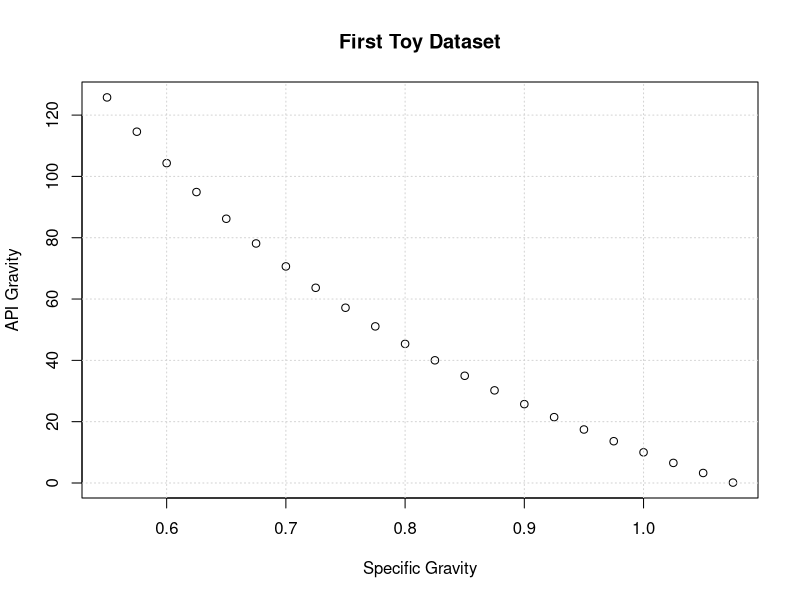
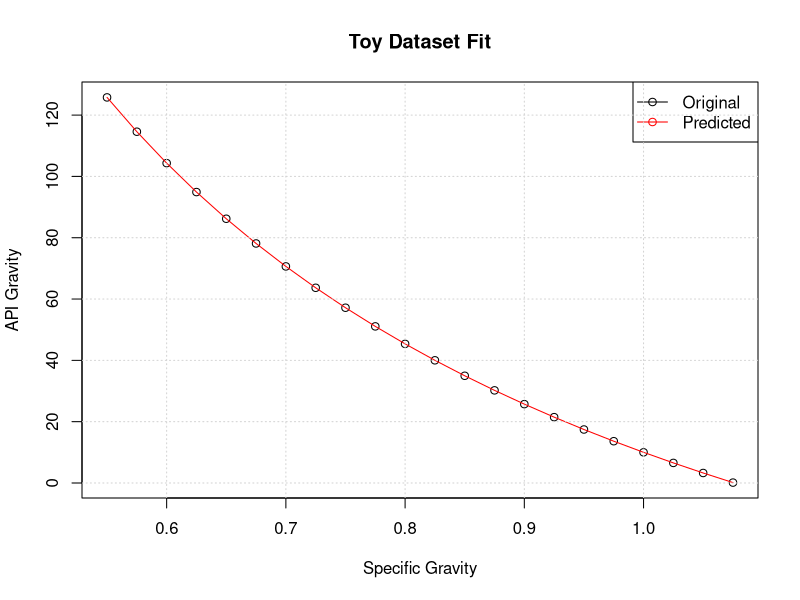
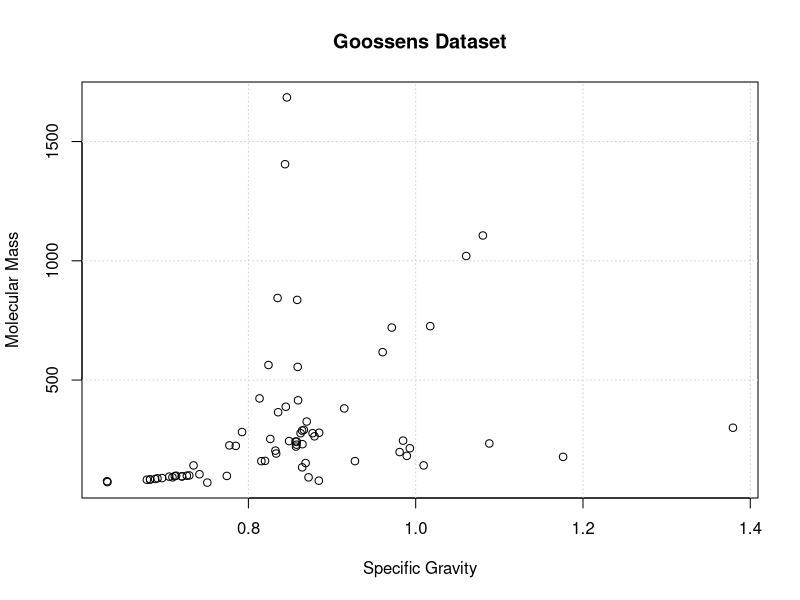
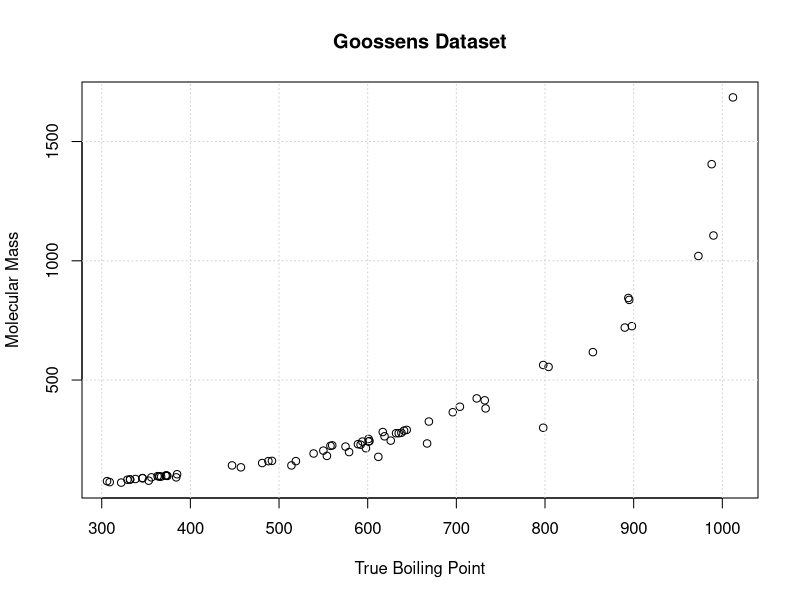
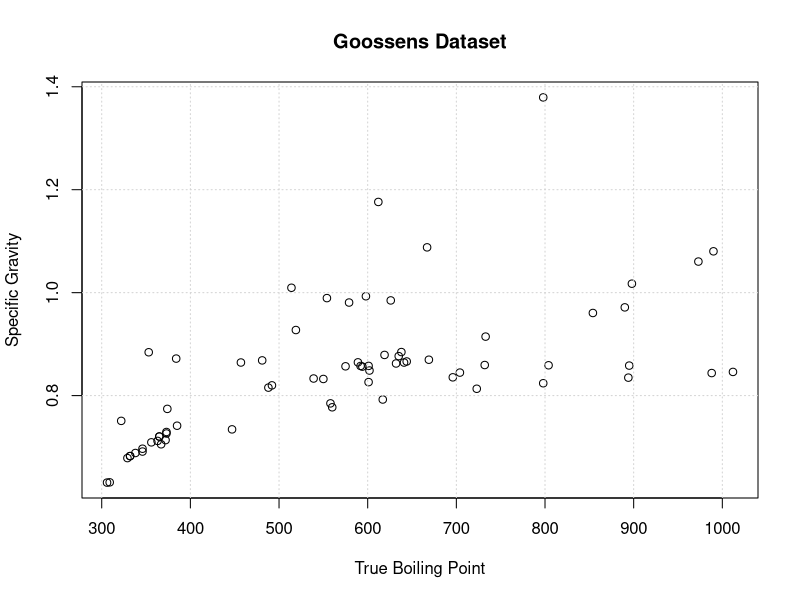

Source code (R) for these figures, in order:
## ---- chunk 1
x<-seq(from=0.55,to=1.075,by=0.025)
y<-141.5/x-131.5
plot(x,y,main="First Toy Dataset",xlab="Specific Gravity",ylab="API Gravity")
grid()
## ---- chunk 2
y_fit<-141.5/x-131.500000554
y_raw<-141.5/x-131.5

plot(x,y_raw,main="Toy Dataset Fit",xlab="Specific Gravity",ylab="API Gravity")
lines(x,y_fit,type="l",lty=1,col="red")
legend("topright",legend=c("Original","Predicted"),col=c("black","red"),lty=c(1,1),pch=c(1,1))
grid()
## ---- chunk 3
# Positron
#df<-read.csv("./c694/goossens_raw.csv")
# Quarto
df<-read.csv("./goossens_raw.csv")
## ---- chunk 4
summary(df)
## ---- chunk 5
plot(df$SG,df$MW,main="Goossens Dataset",xlab="Specific Gravity",ylab="Molecular Mass")
grid()
## ---- chunk 6
plot(df$TBP,df$MW,main="Goossens Dataset",xlab="True Boiling Point",ylab="Molecular Mass")
grid()
## ---- chunk 7
plot(df$TBP,df$SG,main="Goossens Dataset",xlab="True Boiling Point",ylab="Specific Gravity")
grid()
